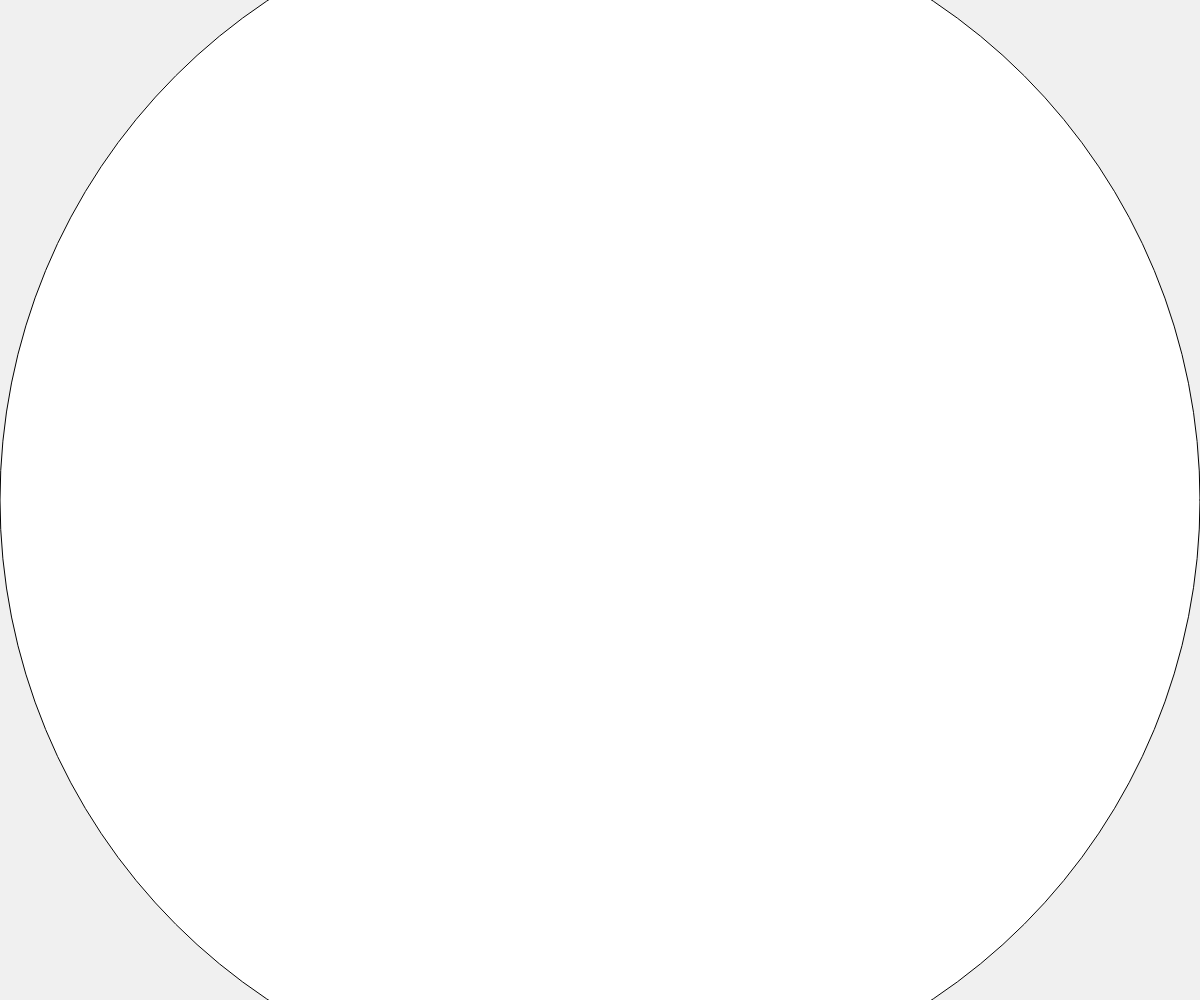
Frame 1 (no input)
Frame 60 (no input): identical to frame 1, image omitted
Frame 120 (the mouse pressed at the canvas centre since frame 60): identical to frame 1, image omitted

The p5.js sketch that drew this single still picture (run headless with seeded random() and noise() and a simulated clock; from frame 60 on, the mouse is pressed at the canvas centre):

// p5.js sketch
// ── sketch.js
// Project Title
// Your Name
// Date
//
// Extra for Experts:
// - describe what you did to take this project "above and beyond"


function setup() {
  createCanvas(windowWidth, windowHeight);
}

function draw() {
  background(220);
  drawCycleInMiddle()
}
function drawCycleInMiddle() {
  background(240); // Background color

  let widestPart = max(width / 2, height / 2); // Calculate the widest part of the canvas

  let cycleDiameter = widestPart * 2; // Diameter of the cycle

  // Draw the cycle
   // Red color
  
  ellipse(width / 2, height / 2, cycleDiameter, cycleDiameter);
}
